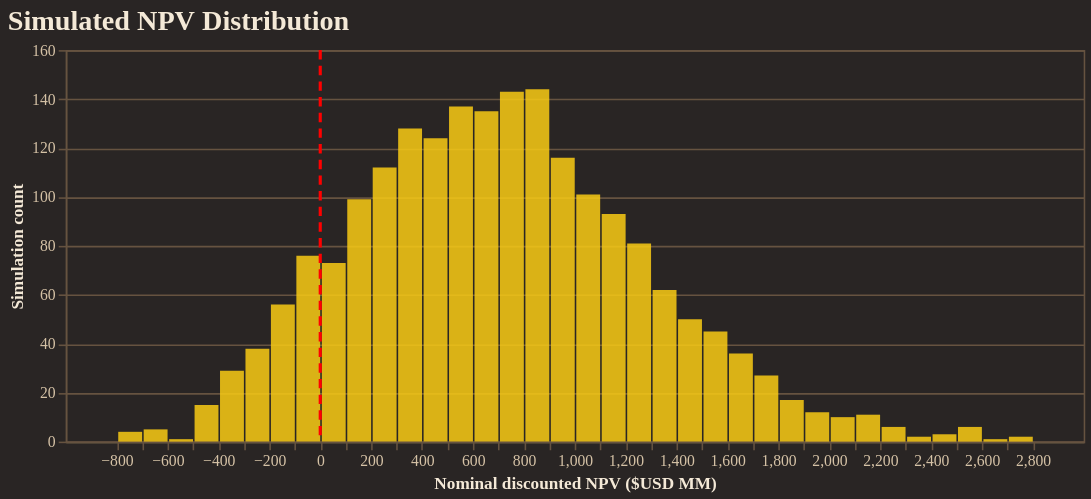

This figure's notebook cell:
### Code cell
from resgo.plotting.tables import npv_USD
import pandas as pd

npv = npv_USD(
    simpack,
    nominal=True,
    discounted=True,
    success_only=False,
)
npv_df = pd.DataFrame({"npv_usd_mm": npv.to_numpy().ravel() / 1e6})

histogram = (
    alt.Chart(npv_df)
    .mark_bar(color="#FACC15", opacity=0.85)
    .encode(
        x=alt.X(
            "npv_usd_mm:Q",
            bin=alt.Bin(maxbins=60),
            title="Nominal discounted NPV ($USD MM)",
        ),
        y=alt.Y("count():Q", title="Simulation count"),
        tooltip=[alt.Tooltip("count():Q", title="Count")],
    )
    .properties(
        width=650,
        height=250,
        title="Simulated NPV Distribution",
    )
)

break_even = (
    alt.Chart(pd.DataFrame({"npv_usd_mm": [0]}))
    .mark_rule(color="red", strokeDash=[6, 4], strokeWidth=2)
    .encode(x="npv_usd_mm:Q")
)

fig = alt.layer(histogram, break_even)
fig.show()

### Figure 1 — Vega-Lite specification as saved in the notebook (floating-point values rounded to 4 significant figures; data arrays with more than 128 entries replaced by an {"elided": "..."} marker saying what was removed)
{"config": {"background": "#292524", "view": {"fill": "#292524", "stroke": "#665340"}, "title": {"color": "#f4e9d7", "font": "Merriweather", "fontSize": 18, "fontWeight": 600, "subtitleColor": "#d5c2a6", "anchor": "start"}, "axis": {"domainColor": "#665340", "gridColor": "#665340", "tickColor": "#665340", "labelColor": "#d5c2a6", "titleColor": "#f4e9d7", "labelFont": "Merriweather", "titleFont": "Merriweather"}, "legend": {"titleColor": "#f4e9d7", "labelColor": "#d5c2a6", "labelFont": "Merriweather", "titleFont": "Merriweather", "orient": "top-right", "symbolType": "circle"}, "header": {"labelColor": "#d5c2a6", "titleColor": "#f4e9d7", "labelFont": "Merriweather", "titleFont": "Merriweather"}, "mark": {"color": "#c78d3b"}, "line": {"color": "#c78d3b"}, "bar": {"color": "#c78d3b"}, "point": {"color": "#ddb06d"}, "area": {"color": "#c78d3b", "opacity": 0.35}, "text": {"color": "#f4e9d7", "font": "Merriweather"}, "range": {"category": ["#5DA5DA", "#F28E2B", "#59C36A", "#E15759", "#B07AA1", "#4ECDC4", "#FF9DA7", "#EDC948"]}}, "layer": [{"data": {"name": "data-d67740aaa33298bf13d6cb1a763632b4"}, "mark": {"type": "bar", "color": "#FACC15", "opacity": 0.85}, "encoding": {"tooltip": [{"aggregate": "count", "title": "Count", "type": "quantitative"}], "x": {"bin": {"maxbins": 60}, "field": "npv_usd_mm", "title": "Nominal discounted NPV ($USD MM)", "type": "quantitative"}, "y": {"aggregate": "count", "title": "Simulation count", "type": "quantitative"}}, "title": "Simulated NPV Distribution"}, {"data": {"name": "data-83a0ef6621ce3be6c7bd66d40cf7fe67"}, "mark": {"type": "rule", "color": "red", "strokeDash": [6, 4], "strokeWidth": 2}, "encoding": {"x": {"field": "npv_usd_mm", "type": "quantitative"}}}], "height": 250, "width": 650, "$schema": "https://vega.github.io/schema/vega-lite/v5.20.1.json", "datasets": {"data-d67740aaa33298bf13d6cb1a763632b4": {"elided": "2000 records"}, "data-83a0ef6621ce3be6c7bd66d40cf7fe67": [{"npv_usd_mm": 0}]}}
